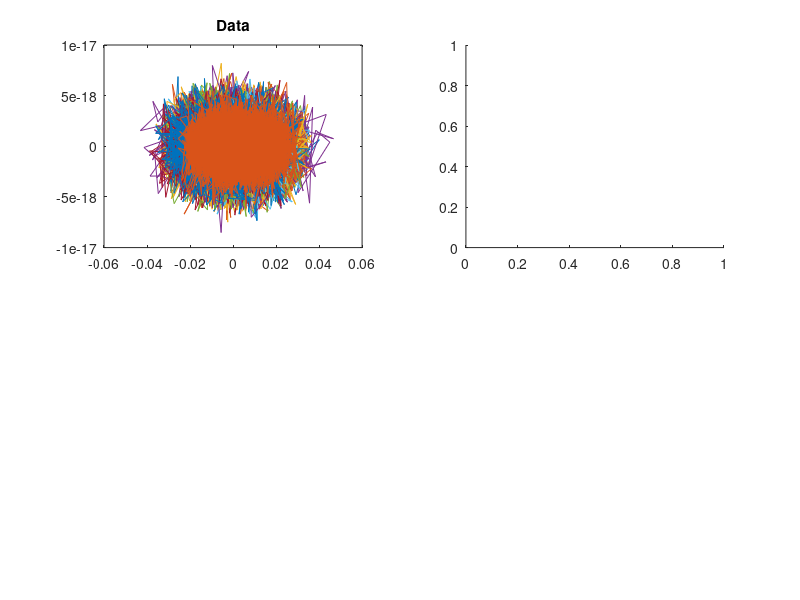

Reproduce this figure in MATLAB. (Note: this script raises an error after producing the figure.)
%% Example of Fourier-based bound for autocorrelated data
close all
%% Construct: a data matrix with independent but autocorrelated columns
N=1e4;
M=30;
X=(randn(N,M)); %M realizations of N-sample white noise
for j=1:M
sigma=20*(1+5*abs(randn));
H=exp(-[0:N-1].^2'/(2*sigma.^2))+.1; %Frequency-space shaping of signal
Ga=ones(N,1);% White noise
Ga(20:20:N)=Ga(20:20:N)+10./sqrt([1:20:N]'); %1/f signal
Ga=Ga.*H;
Ga((N/2)+2:N)=conj(flipud(Ga(2:(N/2)))); %Ensuring a real-valued filter
%Ga(N/2+1)=0;
Ga(1)=abs(10*randn); %Adding more DC
G(:,j)=Ga;

X(:,j)=ifft(fft(X(:,j),[],1).*Ga); %Filtering
%g=ifft(G(:,j));
%g=g(1:200); %200-th order FIR approximation;
end
X=X./sqrt(sum(X.^2,1)); %Normalizing energy per column: this is not needed, but if not done the bounds are trivial for the filters used (the dominant difference between columns is the energy, not their autocorrelations)
G=G./sqrt(sum(G.^2,1));
sqrt(sum(X.^2,1))
sqrt(sum(abs(G).^2,1))
%% Plots
figure('Units','Normalized','OuterPosition',[0 0 1 1])
subplot(2,2,1) %Data
plot(X)
title('Data')

subplot(2,2,2) %Data autocorrelation
hold on
r=0;
for j=1:M
rj=autocorr(X(:,j),'NumLags',999);
plot(rj)
r=r+rj*sum(X(:,j).^2);
end
%plot(g/g(1),'k','LineWidth',2)
plot(r/r(1),'r','LineWidth',2)
title('Autocov')
xlabel('Lag (samples)')

subplot(2,2,3) %Bounds
l=VAF(X'*X); %Computing X'*X because it is cheaper
plot(l,'LineWidth',2,'DisplayName','Empirical eigenvalues')
hold on
G1=abs(G).^2;
b=VAF(sum(G1,2)); %Fourier-based bound
plot(b,'LineWidth',2,'DisplayName','*True* column spectrum based bound')
F=fft(X,[],1);
c=VAF(sum(abs(F).^2,2));
plot(c,'LineWidth',2,'DisplayName','Empirical column spectrum based bound')
d=VAF(sum(X.^2));
plot(d,'LineWidth',2,'DisplayName','Empirical column energy based bound')
C=dct(X,[],1);
e=VAF(sum(C.^2,2));
plot(e,'LineWidth',2,'DisplayName','Empirical column DCT based bound')
%plot(d+(1-d).*c(1:length(d))','LineWidth',2,'DisplayName','Experimental') %This works as bound IF all columns have same energy (ie., d is a straight line)
plot([1:M]/M+(1-[1:M]/M).*c(1:M)','LineWidth',2,'DisplayName','Experimental 2') 
axis([1 M 0 1])
title('Eigenvalues')
legend('Location','SouthEast')
ylabel('Variance Accounted For (%)')
xlabel('Dimensions')

subplot(2,2,4)
plot(sum(G1,2),'LineWidth',2,'DisplayName','True spectral density')
hold on
plot(sum(abs(F).^2,2)/N,'LineWidth',2,'DisplayName','Empirical spectral density')
set(gca,'YScale','log')
legend